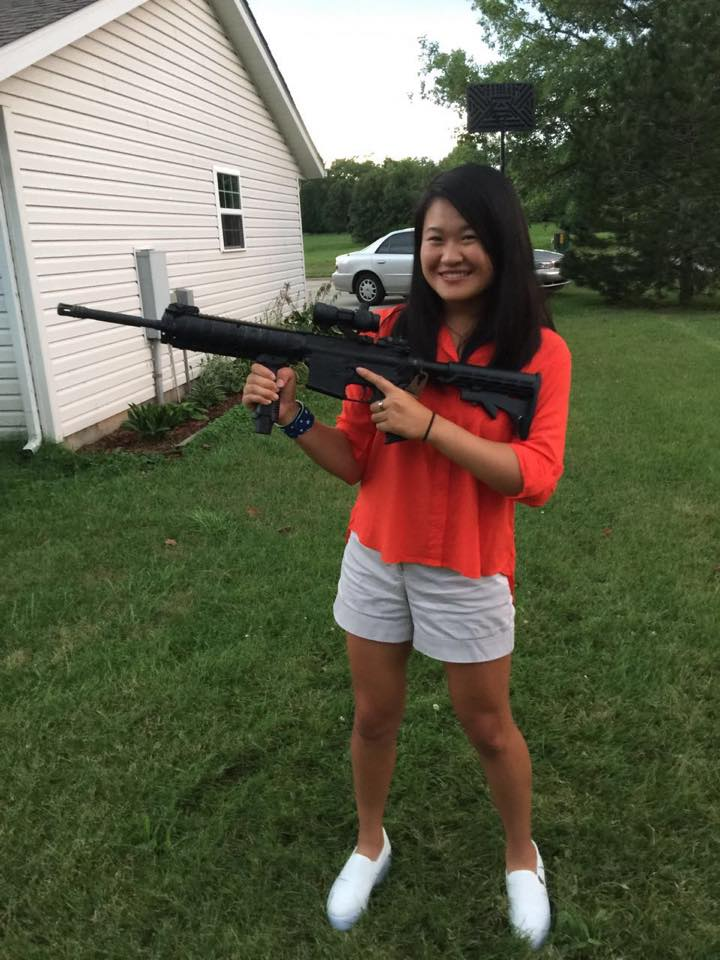
#> input picture opencv-1-image_histograms/alice_with_rifle2.jpg, 720 x 960 px
$ python adaptive_equalization.py --image ../opencv-1-image_histograms/alice_with_rifle2.jpg
#> lines starting #> are read from the running program, lines starting #| are printed output that depends on the picture
# https://pyimagesearch.com/2021/02/01/opencv-histogram-equalization-and-adaptive-histogram-equalization-clahe/?_ga=2.53960875.2080009457.1701883228-1842902230.1698424416
import argparse
import cv2
from matplotlib import pyplot as plt

ap = argparse.ArgumentParser()
ap.add_argument("-i", "--image", type=str, required=True, help="path to image")
ap.add_argument("-c", "--clip", type=float, default=2.0, help="threshold for contrast limiting")
ap.add_argument("-t", "--tile", type=int, default=8, help="tile grid size == divides image into tile x time cells")
args = vars(ap.parse_args())

image = cv2.imread(args["image"])
#> image is the input picture: shape (960, 720, 3); mean B, G, R 77.4, 98.5, 98.6
gray = cv2.cvtColor(image, cv2.COLOR_BGR2GRAY)
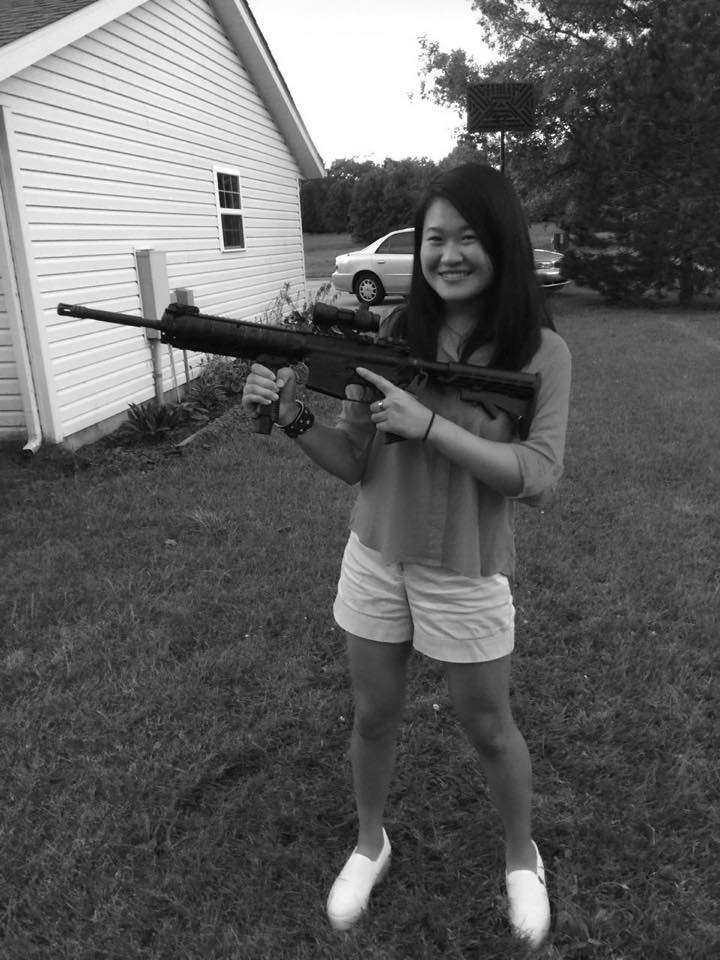
#> gray: shape (960, 720); min 0, max 255, mean 96.1
cv2.imshow("original gray scale", gray)

hist_original = cv2.calcHist([gray], [0], None, [256], [0, 256])
#> hist_original = 256 values, max 17430 at index 255, min 4 at index 0, mean 2700

plt.figure()
plt.title("grayscale histogram")
plt.xlabel("bins")
plt.ylabel("# pixels")
plt.plot(hist_original)
plt.xlim([0, 256])

# CLAHE adaptive equalization:
# The idea is to divide an input image into MxN sub regions and to apply equalization onto each sub region
# inputs:
# 1. clip limit: threshold for "contrast limiting". normally, this value should be between 2 - 5. By default, CLAHE uses 20, which is quite high
# If the clip threshold is too high, then local contrast will be maximized, thereby maximizing noise
# 2. tileGridSize: the MxN "tiles" that the input image will be divided into
clahe = cv2.createCLAHE(clipLimit=args["clip"], tileGridSize=(args["tile"], args["tile"]))
equalized = clahe.apply(gray)
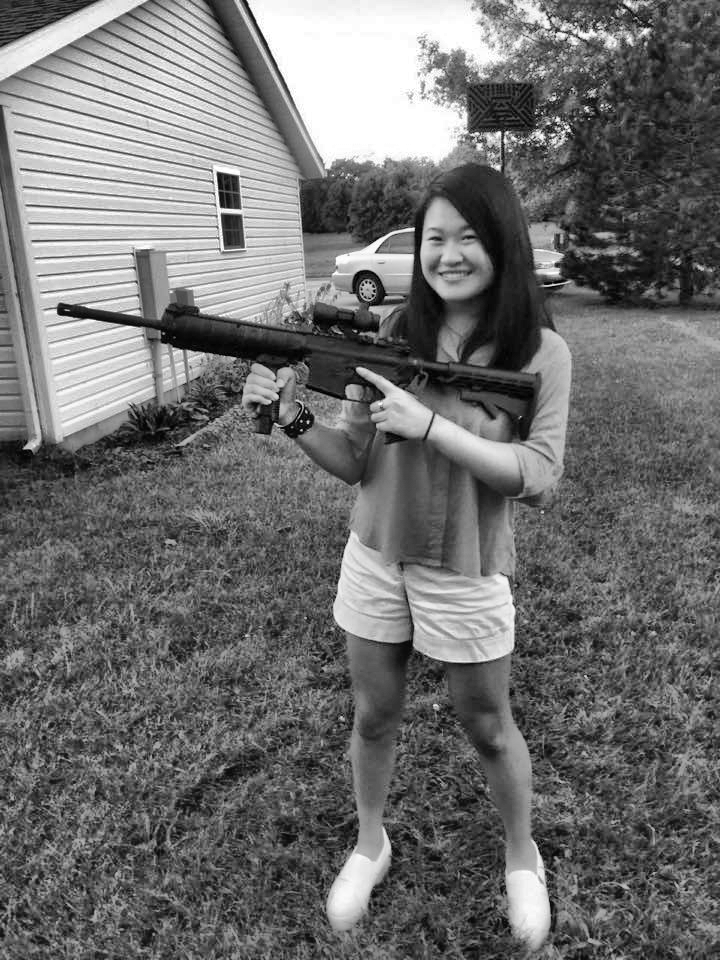
#> equalized: shape (960, 720); min 0, max 255, mean 111.7
cv2.imshow("adaptively equalized", equalized)
hist_equalized = cv2.calcHist([equalized], [0], None, [256], [0, 256])
#> hist_equalized = 256 values, max 17463 at index 255, min 7 at index 0, mean 2700

plt.figure()
plt.title("adaptively equalized histogram")
plt.xlabel("bins")
plt.ylabel("# pixels")
plt.plot(hist_equalized)
plt.xlim([0, 256])
cv2.waitKey(0)
plt.show()
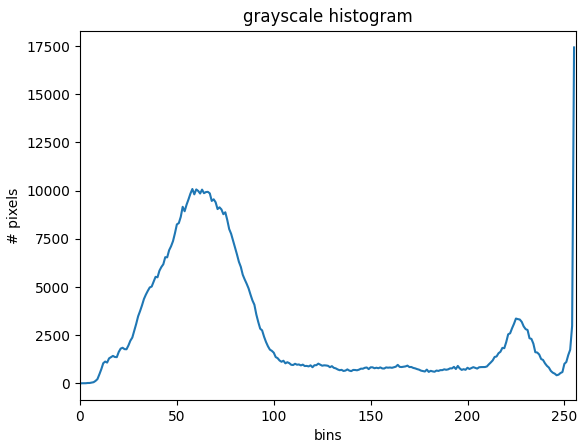
#> figure drawn by matplotlib, 1 panel; curve peaks at x = 255, y = 17430
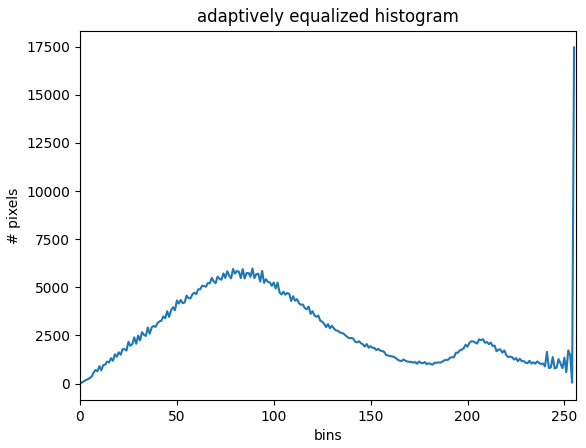
#> figure drawn by matplotlib, 1 panel; curve peaks at x = 255, y = 17463
